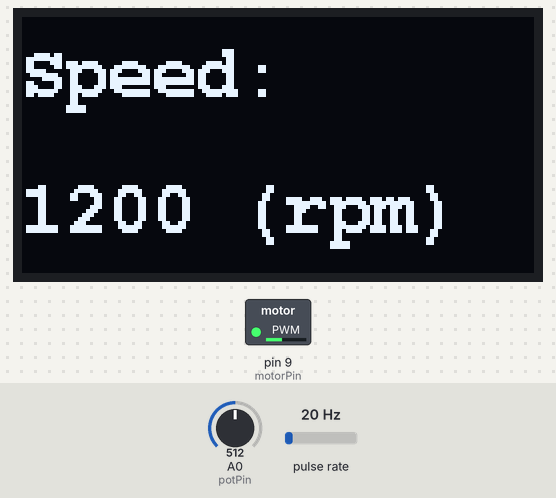
The sketch below on a simulated Arduino Uno, built with avr-gcc and run on an emulated ATmega328P. On the bench: 128×64 one-colour display, switched loads named in the sketch (green lamp = pin HIGH). Wiring (inferred from the names in the program): pulse sensor: data pin 2. The test bench sets the inputs (shaded band); at power-on: A0 (potPin) = 512, pulse rate 20 Hz. What the sketch prints to the serial monitor is not drawn.

Above: at 1.8 s.
1.9 s: A0 (potPin) set to 716
At 3.1 s:
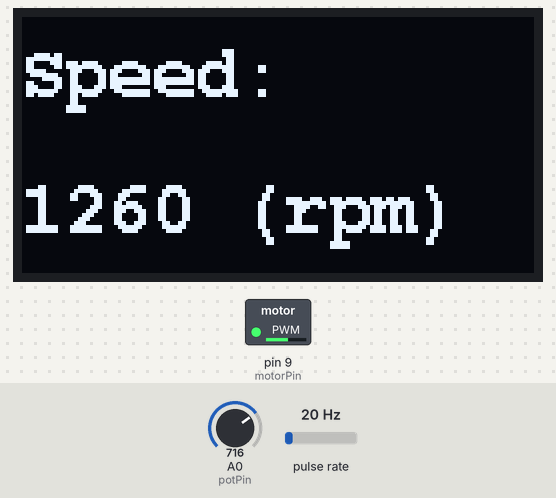
3.9 s: pulse rate (sensor on pin 2) set to 4 Hz
At 5.8 s:
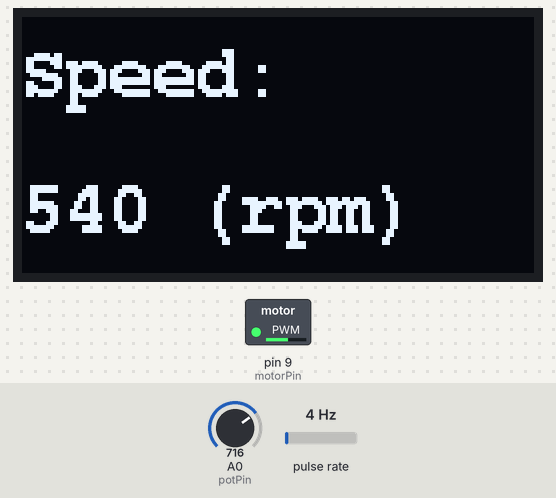
7.5 s: A0 (potPin) set to 1023
At 9.6 s:
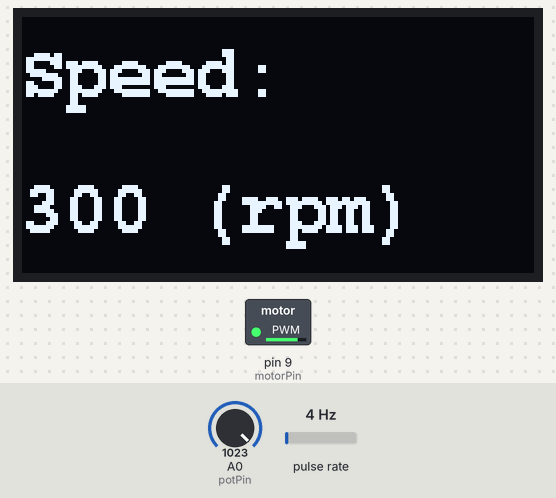
9.9 s: A0 (potPin) set to 306
At 12.1 s:
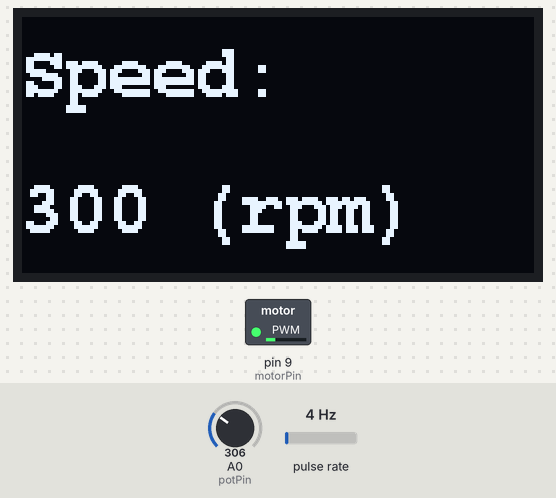
14.4 s: A0 (potPin) set to 0
At 15.7 s:
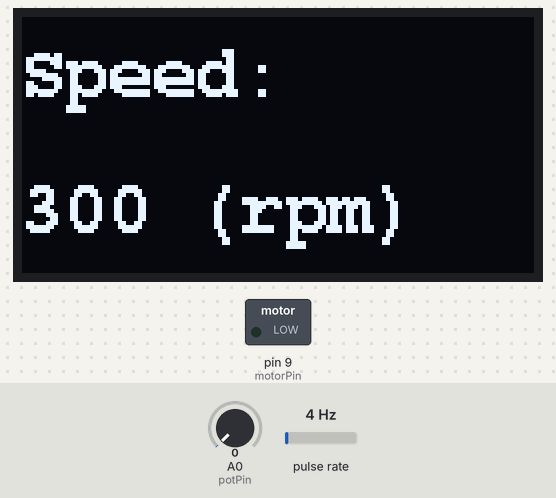
16.0 s: pulse rate (sensor on pin 2) set to 50 Hz
At 19.0 s:
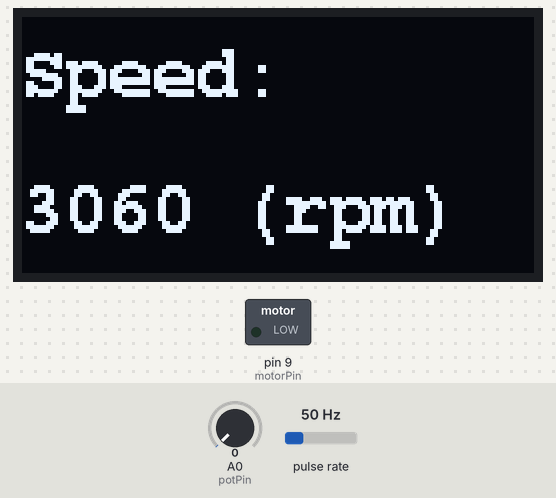
Timing chart, 0 to 20.5 s (numbered marks = the images above; inputs shaded):
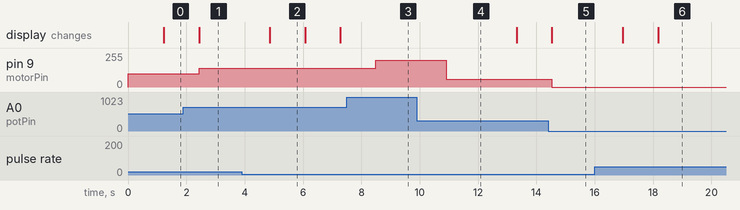

Measured:
- after the input at 1.9 s, pin 9 (motorPin): 100/255 → 139/255 after 0.54 s
- after the input at 3.9 s, the display: changes after 0.96 s (image 2)
- after the input at 7.5 s, pin 9 (motorPin): 139/255 → 200/255 after 0.99 s
- after the input at 9.9 s, pin 9 (motorPin): 200/255 → 59/255 after 1.0 s
- after the input at 14.4 s, pin 9 (motorPin): 59/255 → 0/255 after 0.13 s
- after the input at 16.0 s, the display: first changes after 0.96 s (image 6 shows a later state)
- what the display in image 2 shows lasts 1.2 s, from 4.9 s to 6.1 s

The sketch:

HallSensorSpeedMeasurement.ino
```cpp
#include "U8glib.h"


int potPin = A0;//Potentiometer pin definitions
int motorPin = 9;//Motor pin definitions
int potValue = 0;//The value of the potentiometer
int motorValue = 0;//Value of the motor


int NbTopsFan=0;
int Calc=0;

int hallsensor = 2;

U8GLIB_SSD1306_128X64 u8g(U8G_I2C_OPT_NONE);//The definition OLED connection


void rpm ()      //This is the function that the interupt calls
{
NbTopsFan++;
}


//show speed
void draw() {

  u8g.setFont(u8g_font_courB14);//font
  u8g.drawStr( 0, 20, "Speed:");
  u8g.setPrintPos(0, 54);
  u8g.print(Calc);
  u8g.print(" (rpm)");
}


void setup()
{
  pinMode(hallsensor, INPUT);
Serial.begin(9600);
attachInterrupt(0, rpm, RISING);
}


void loop()
{
  //Reading the value of the potentiometer
  potValue = analogRead(potPin);
  //Mapped to the value of the motor speed
  motorValue = map(potValue, 0, 1023, 0, 200);
  analogWrite(motorPin, motorValue);


   NbTopsFan = 0; //Set NbTops to 0 ready for calculations
   sei(); //Enables interrupts
   delay (1000); //Wait 1 second
   cli(); //Disable interrupts
   //Calc = ((NbTopsFan * 60)/fanspace[fan].fandiv); //Times NbTopsFan (which is apprioxiamately the fequency the fan is spinning at) by 60 seconds before dividing by the fan's divider
   Calc = (NbTopsFan * 60);
   Serial.print (Calc, DEC); //Prints the number calculated above
   Serial.print (" rpm\r\n"); //Prints " rpm" and a new line


  u8g.firstPage();
  do {
    draw();
  }
  while( u8g.nextPage() );
}
```
